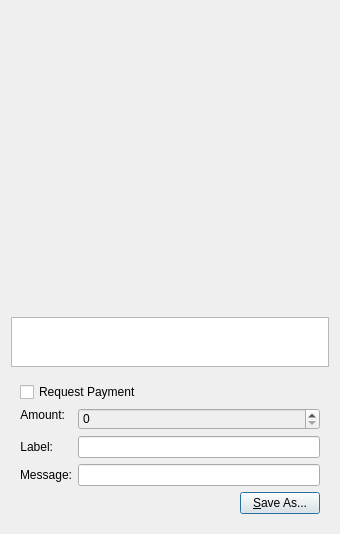
<?xml version="1.0" encoding="UTF-8"?>
<ui version="4.0">
 <class>QRCodeDialog</class>
 <widget class="QDialog" name="QRCodeDialog">
  <property name="geometry">
   <rect>
    <x>0</x>
    <y>0</y>
    <width>340</width>
    <height>530</height>
   </rect>
  </property>
  <property name="windowTitle">
   <string>QR Code Dialog</string>
  </property>
  <property name="styleSheet">
   <string notr="true">color: rgb(0, 0, 0);</string>
  </property>
  <layout class="QVBoxLayout" name="verticalLayout_3">
   <item>
    <widget class="QLabel" name="lblQRCode">
     <property name="sizePolicy">
      <sizepolicy hsizetype="Expanding" vsizetype="Expanding">
       <horstretch>0</horstretch>
       <verstretch>0</verstretch>
      </sizepolicy>
     </property>
     <property name="minimumSize">
      <size>
       <width>300</width>
       <height>300</height>
      </size>
     </property>
     <property name="textFormat">
      <enum>Qt::PlainText</enum>
     </property>
     <property name="alignment">
      <set>Qt::AlignCenter</set>
     </property>
     <property name="wordWrap">
      <bool>true</bool>
     </property>
    </widget>
   </item>
   <item>
    <widget class="QPlainTextEdit" name="outUri">
     <property name="sizePolicy">
      <sizepolicy hsizetype="Expanding" vsizetype="Minimum">
       <horstretch>0</horstretch>
       <verstretch>0</verstretch>
      </sizepolicy>
     </property>
     <property name="minimumSize">
      <size>
       <width>0</width>
       <height>50</height>
      </size>
     </property>
     <property name="tabChangesFocus">
      <bool>true</bool>
     </property>
     <property name="textInteractionFlags">
      <set>Qt::TextSelectableByKeyboard|Qt::TextSelectableByMouse</set>
     </property>
    </widget>
   </item>
   <item>
    <widget class="QWidget" name="widget" native="true">
     <layout class="QVBoxLayout" name="verticalLayout_2">
      <item>
       <widget class="QCheckBox" name="chkReqPayment">
        <property name="enabled">
         <bool>true</bool>
        </property>
        <property name="text">
         <string>Request Payment</string>
        </property>
       </widget>
      </item>
      <item>
       <layout class="QFormLayout" name="formLayout">
        <property name="fieldGrowthPolicy">
         <enum>QFormLayout::AllNonFixedFieldsGrow</enum>
        </property>
        <item row="1" column="0">
         <widget class="QLabel" name="lblLabel">
          <property name="text">
           <string>Label:</string>
          </property>
          <property name="textFormat">
           <enum>Qt::PlainText</enum>
          </property>
          <property name="alignment">
           <set>Qt::AlignRight|Qt::AlignTrailing|Qt::AlignVCenter</set>
          </property>
          <property name="buddy">
           <cstring>lnLabel</cstring>
          </property>
         </widget>
        </item>
        <item row="1" column="1">
         <widget class="QLineEdit" name="lnLabel"/>
        </item>
        <item row="2" column="0">
         <widget class="QLabel" name="lblMessage">
          <property name="text">
           <string>Message:</string>
          </property>
          <property name="textFormat">
           <enum>Qt::PlainText</enum>
          </property>
          <property name="alignment">
           <set>Qt::AlignRight|Qt::AlignTrailing|Qt::AlignVCenter</set>
          </property>
          <property name="buddy">
           <cstring>lnMessage</cstring>
          </property>
         </widget>
        </item>
        <item row="2" column="1">
         <widget class="QLineEdit" name="lnMessage"/>
        </item>
        <item row="0" column="0">
         <widget class="QLabel" name="lblAmount">
          <property name="sizePolicy">
           <sizepolicy hsizetype="Preferred" vsizetype="Maximum">
            <horstretch>0</horstretch>
            <verstretch>0</verstretch>
           </sizepolicy>
          </property>
          <property name="text">
           <string>Amount:</string>
          </property>
          <property name="textFormat">
           <enum>Qt::PlainText</enum>
          </property>
          <property name="alignment">
           <set>Qt::AlignRight|Qt::AlignTrailing|Qt::AlignVCenter</set>
          </property>
          <property name="buddy">
           <cstring>lnReqAmount</cstring>
          </property>
         </widget>
        </item>
        <item row="0" column="1">
         <widget class="BitcoinAmountField" name="lnReqAmount">
          <property name="enabled">
           <bool>false</bool>
          </property>
          <property name="minimumSize">
           <size>
            <width>80</width>
            <height>0</height>
           </size>
          </property>
         </widget>
        </item>
       </layout>
      </item>
      <item>
       <layout class="QHBoxLayout" name="horizontalLayout">
        <item>
         <spacer name="horizontalSpacer">
          <property name="orientation">
           <enum>Qt::Horizontal</enum>
          </property>
          <property name="sizeHint" stdset="0">
           <size>
            <width>40</width>
            <height>20</height>
           </size>
          </property>
         </spacer>
        </item>
        <item>
         <widget class="QPushButton" name="btnSaveAs">
          <property name="text">
           <string>&amp;Save As...</string>
          </property>
         </widget>
        </item>
       </layout>
      </item>
     </layout>
    </widget>
   </item>
  </layout>
 </widget>
 <customwidgets>
  <customwidget>
   <class>BitcoinAmountField</class>
   <extends>QSpinBox</extends>
   <header>bitcoinamountfield.h</header>
   <container>1</container>
  </customwidget>
 </customwidgets>
 <resources/>
 <connections>
  <connection>
   <sender>chkReqPayment</sender>
   <signal>clicked(bool)</signal>
   <receiver>lnReqAmount</receiver>
   <slot>setEnabled(bool)</slot>
   <hints>
    <hint type="sourcelabel">
     <x>92</x>
     <y>285</y>
    </hint>
    <hint type="destinationlabel">
     <x>98</x>
     <y>311</y>
    </hint>
   </hints>
  </connection>
 </connections>
</ui>
